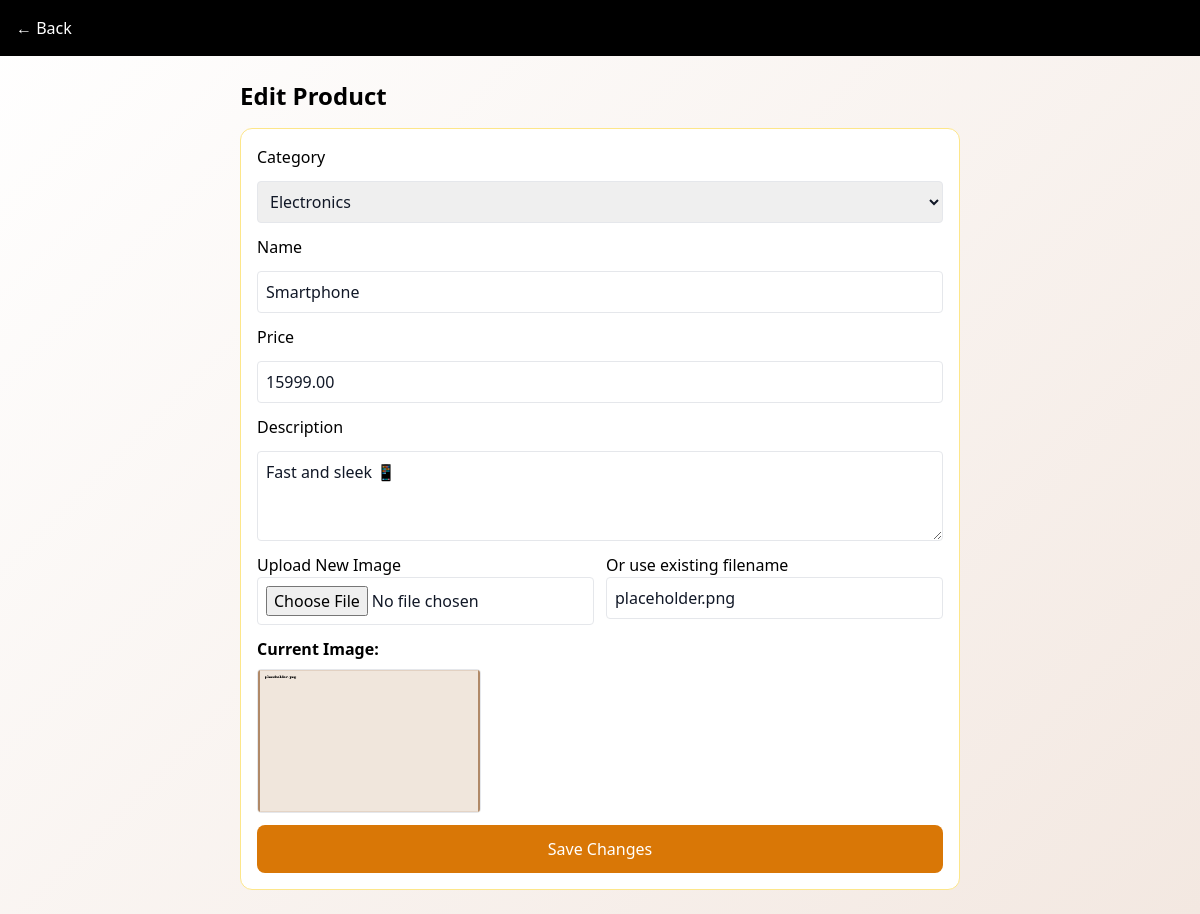
The page /admin/product_edit.php?id=2 (signed in) on the database its author committed.
### tables this page shows
CREATE TABLE IF NOT EXISTS `products` (
  `id` INT AUTO_INCREMENT PRIMARY KEY,
  `category_id` INT NOT NULL,
  `name` VARCHAR(150) NOT NULL,
  `price` DECIMAL(10,2) NOT NULL,
  `image` VARCHAR(255) NULL,
  `description` TEXT NULL,
  CONSTRAINT `fk_prod_cat` FOREIGN KEY (`category_id`) REFERENCES `categories`(`id`) ON DELETE CASCADE,
  UNIQUE KEY `uniq_cat_name_in_products` (`category_id`,`name`)
);

CREATE TABLE IF NOT EXISTS `categories` (
  `id` INT AUTO_INCREMENT PRIMARY KEY,
  `name` VARCHAR(100) NOT NULL,
  `description` TEXT NULL,
  UNIQUE KEY `uniq_cat_name` (`name`)
);

### config.php (called while the page is built, shortened)
<?php
function e($s){ return htmlspecialchars($s ?? '', ENT_QUOTES, 'UTF-8'); }
?>

### admin/product_edit.php (the view, shortened to what this page needs)
<?php include 'guard.php';
$id = isset($_GET['id']) ? (int)$_GET['id'] : 0;
$cats=$conn->query('SELECT * FROM categories ORDER BY id');
$prod = null;
if($id){ $prod = $conn->query("SELECT * FROM products WHERE id=$id")->fetch_assoc(); }
?><!doctype html><html><head><meta charset="utf-8"/><meta name="viewport" content="width=device-width,initial-scale=1"/>
<script src="https://cdn.tailwindcss.com"></script><title><?php echo $id?'Edit':'Create'; ?> Product</title></head>
<body class="bg-[linear-gradient(135deg,#ffffff,#f3e8e1)] text-gray-900">
  <div class="bg-black text-white p-4"><a href="products.php" class="hover:text-amber-300">← Back</a></div>
  <div class="max-w-3xl mx-auto p-6">
    <h1 class="text-2xl font-bold text-black"><?php echo $id?'Edit':'Create'; ?> Product</h1>
    <form method="post" enctype="multipart/form-data" class="mt-4 grid gap-3 bg-white border border-amber-200 rounded-xl p-4">
      <label class="text-black">Category</label>
      <select name="category_id" class="p-2 border rounded">
        <?php mysqli_data_seek($cats,0); while($c=$cats->fetch_assoc()): ?>
          <option value="<?php echo $c['id']; ?>" <?php echo ($prod && $prod['category_id']==$c['id'])?'selected':''; ?>><?php echo e($c['name']); ?></option>
        <?php endwhile; ?>
      </select>
      <label class="text-black">Name</label>
      <input name="name" value="<?php echo e($prod['name'] ?? ''); ?>" required class="p-2 border rounded">
      <label class="text-black">Price</label>
      <input name="price" type="number" step="0.01" value="<?php echo e($prod['price'] ?? ''); ?>" required class="p-2 border rounded">
      <label class="text-black">Description</label>
      <textarea name="description" class="p-2 border rounded" rows="3"><?php echo e($prod['description'] ?? ''); ?></textarea>
      <div class="grid md:grid-cols-2 gap-3">
        <div>
          <label class="text-black">Upload New Image</label>
          <input type="file" name="image" accept=".jpg,.jpeg,.png,.gif,.webp" class="p-2 border rounded w-full">
        </div>
        <div>
          <label class="text-black">Or use existing filename</label>
          <input name="image_text" value="<?php echo e($prod['image'] ?? ''); ?>" class="p-2 border rounded w-full" placeholder="placeholder.png">
        </div>
      </div>
      <?php if($prod): ?>
        <div>
          <p class="text-black font-semibold mb-2">Current Image:</p>
          <img src="../assets/images/<?php echo e($prod['image']); ?>" class="w-56 h-36 object-cover rounded border bg-amber-50">
        </div>
      <?php endif; ?>
      <button class="relative btn-ripple bg-amber-600 hover:bg-amber-500 text-white px-6 py-3 rounded-lg transition"><?php echo $id?'Save Changes':'Create Product'; ?></button>
    </form>
  </div>
</body></html>

### rows shown on the page
products: category_id "Electronics", name "Smartphone", price "15999.00", description "Fast and sleek 📱", image_text "placeholder.png", image (placeholder picture)
